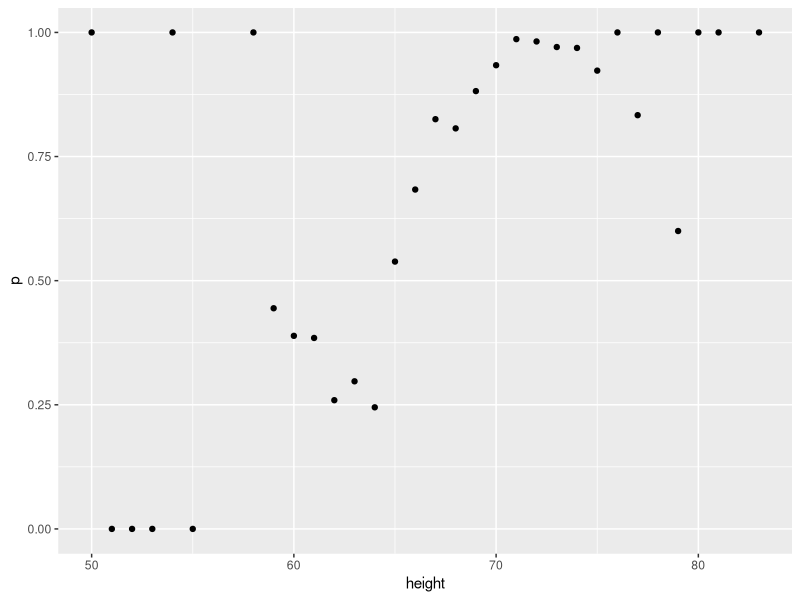
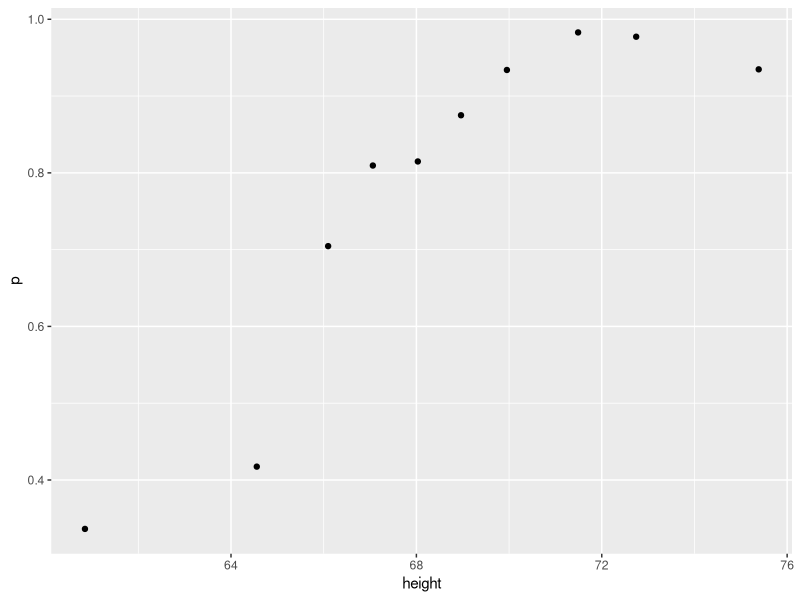
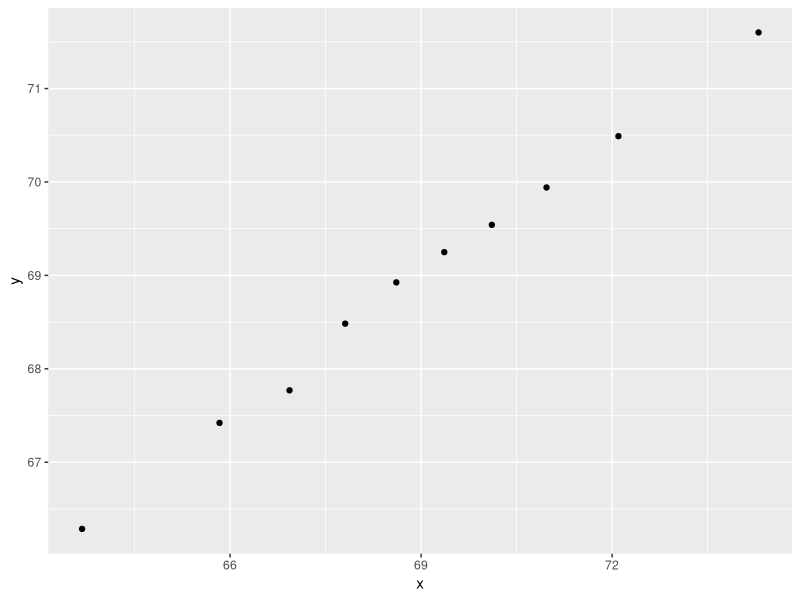

Source code (R) for these figures, in order:
# Conditional probabilities for being male in the heights dataset
# 𝑃(𝑥)=Pr(Male|height=𝑥)  for each  𝑥 .
library(dplyr)
library(dslabs)
library(ggplot2)
data("heights")
heights %>% 
  mutate(height = round(height)) %>%
  group_by(height) %>%
  summarize(p = mean(sex == "Male")) %>%
  qplot(height, p, data =.)

# Use quantile and cut function to assure each group has the same number of points
ps <- seq(0, 1, 0.1)
heights %>% 
  mutate(g = cut(height, quantile(height, ps), include.lowest = TRUE)) %>%
  group_by(g) %>%
  summarize(p = mean(sex == "Male"), height = mean(height)) %>%
  qplot(height, p, data =.)

# generate data from a bivariate normal distrubution using the MASS package
Sigma <- 9*matrix(c(1,0.5,0.5,1), 2, 2)
dat <- MASS::mvrnorm(n = 10000, c(69, 69), Sigma) %>%
  data.frame() %>% setNames(c("x", "y"))
ps <- seq(0, 1, 0.1)
dat %>% 
  mutate(g = cut(x, quantile(x, ps), include.lowest = TRUE)) %>%
  group_by(g) %>%
  summarize(y = mean(y), x = mean(x)) %>%
  qplot(x, y, data =.)
